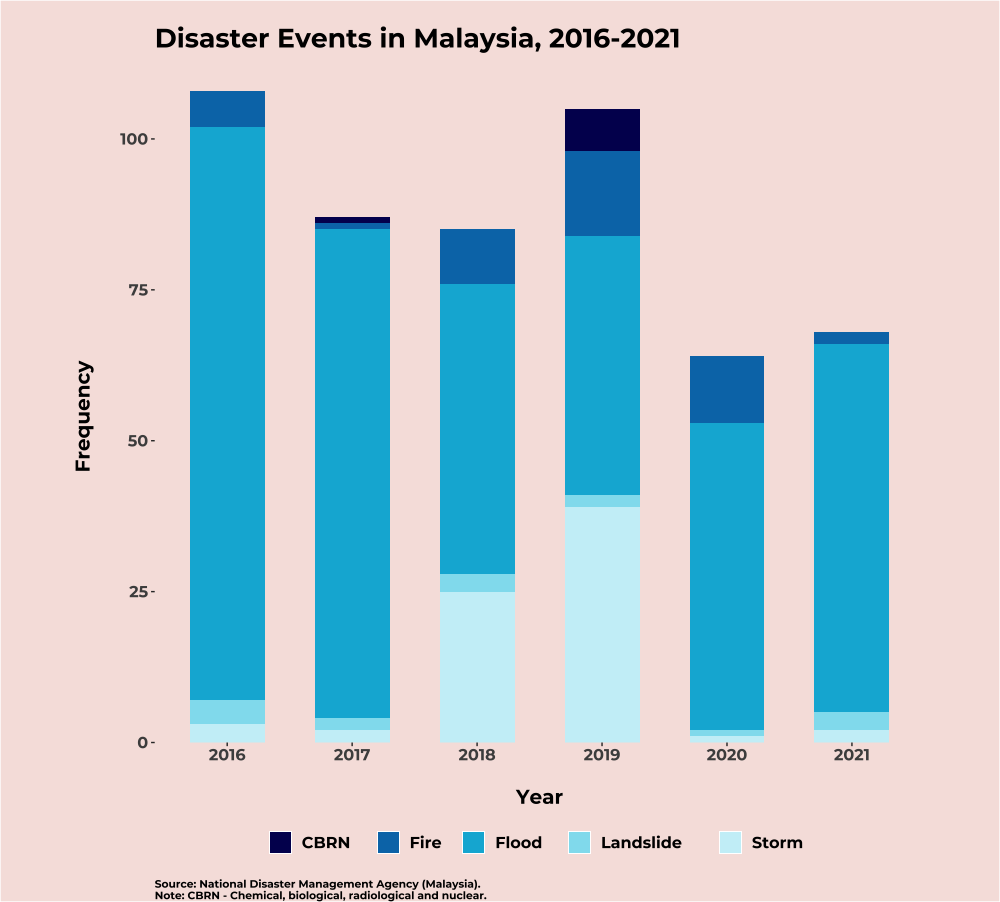

Reproduce this figure in R.
library(tidyverse)
library(ggplot2)
library(ggalluvial)
library(ggtext)
library(showtext)
library(streamgraph)
library(ggstream)

font_add_google('Montserrat','Montserrat')
showtext_auto()

day7=read.csv('~/Desktop/30 Day Chart Challenge/Day 7 - Hazards/disaster.csv')

ggplot(day7,aes(x=Year,y=Freq))+
  geom_line(aes(color=Disaster))+
  geom_point(aes(color=Disaster))+
  theme_bw()+
  theme(text = element_text(family = "Montserrat",face='bold'),
        plot.caption = element_text(hjust=0,size=8),
        plot.subtitle = element_text(size=10,face = 'plain'),
        panel.border = element_blank(),
        panel.grid.major = element_blank(),
        panel.grid.minor = element_blank(),
        axis.title.x = element_blank(),
        axis.title.y = element_blank(),
        legend.position = "bottom")

streamgraph(day7,Disaster,Freq,Year)

ggplot(day7, aes(x=Year,y=Freq,fill=Disaster))+
  geom_stream(type='ridge')+
  scale_x_discrete(expand = c(0,0))+
  scale_y_continuous(expand = c(0,0))+
  theme_bw()

ggplot(day7,aes(axis1=Year,axis2=Disaster,y=Freq))+
  scale_x_discrete(limits=c('Year','Disaster'))+
  geom_alluvium(aes(fill=Disaster),show.legend = FALSE)+
  geom_stratum(color='white')+geom_text(stat='stratum',infer.label=TRUE)+
  scale_fill_manual(values = c('CBRN'='#FFDBB5',
                               'Fire'='#E0A458',
                               'Flood'='#B5E2FA',
                               'Landslide'='#419D78',
                               'Storm'='#C04ABC'))+
  theme_void()

ggplot(day7,aes(x=Year,y=Freq,fill=Disaster))+
  geom_bar(position='stack',stat='identity',width=0.6)+
  scale_fill_manual(values = c('CBRN'='#03045E',
                               'Fire'='#0077B6',
                               'Flood'='#00B4D8',
                               'Landslide'='#90E0EF',
                               'Storm'='#CAF0F8'))+
  scale_x_continuous(breaks=c(2016,2017,2018,2019,2020,2021),labels=c('2016','2017','2018','2019','2020','2021'))+
  scale_y_continuous(expand=c(0,0))+
  labs(title='\nDisaster Events in Malaysia, 2016-2021\n',
       caption = '\nSource: National Disaster Management Agency (Malaysia).\nNote: CBRN - Chemical, biological, radiological and nuclear.')+
  xlab('\nYear')+
  ylab('Frequency\n')+
  theme_bw()+
  theme(text = element_text(family = "Montserrat",face='bold',size=15),
        plot.title=element_text(size=20),
        plot.caption = element_text(hjust=0,size=8),
        plot.subtitle = element_text(size=10,face = 'plain'),
        panel.grid.major = element_blank(),
        panel.grid.minor = element_blank(),
        panel.border = element_blank(),
        plot.background = element_rect(fill='#F6E2DF'),
        panel.background = element_rect(fill='#F6E2DF'),
        legend.position = "bottom",
        legend.title=element_blank(),
        legend.background = element_blank(),
        plot.margin = margin(, 2, , 2,'cm'))
